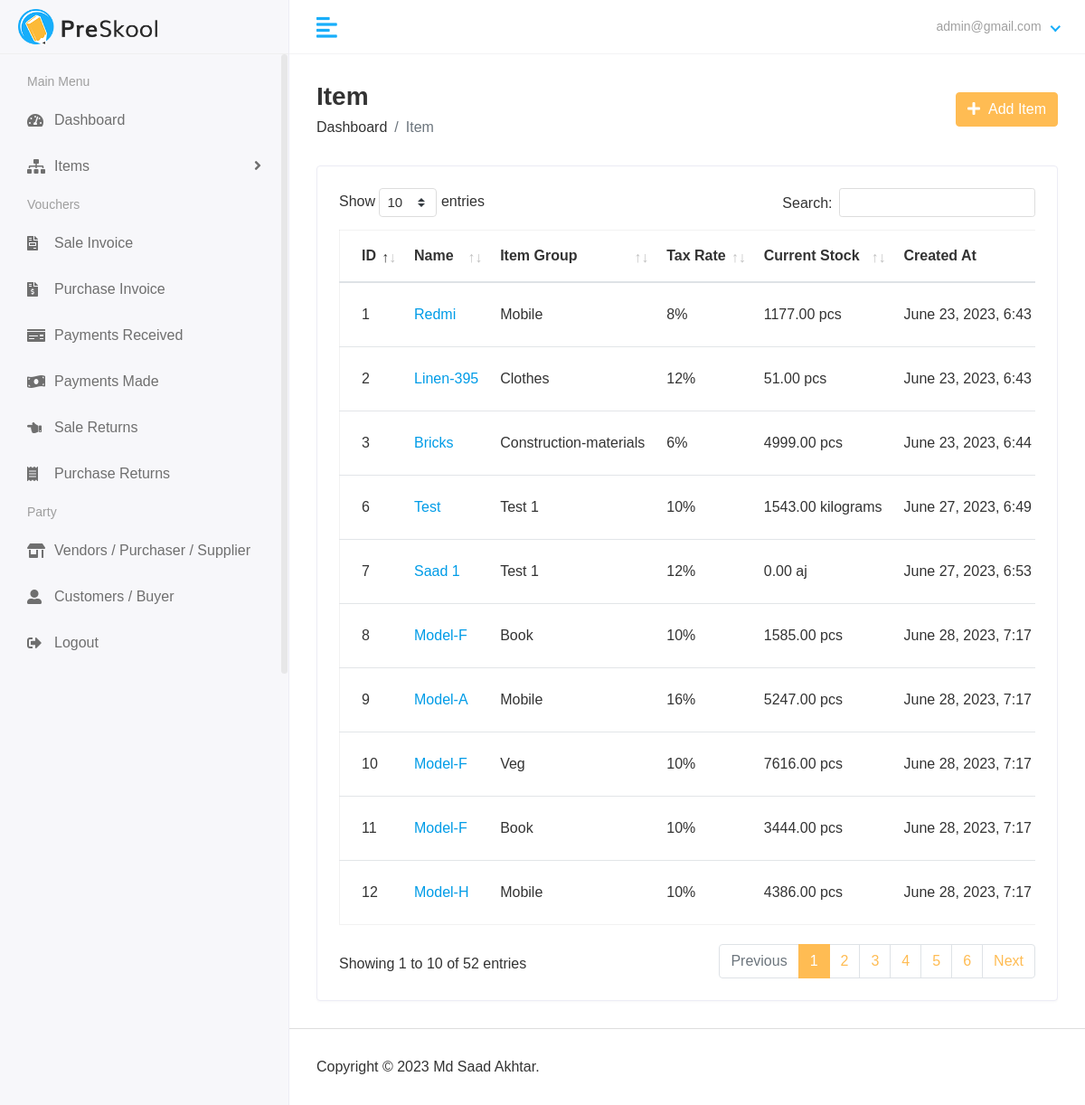
/finance/view_items/ (signed in), run on the app's committed database.
### accounts/models.py (models this page shows)
class CustomUser(AbstractUser):
    def __str__(self):
        return self.email

### finance/models.py (models this page shows, shortened)
class Item(models.Model):
    name = models.CharField(_("name"), max_length=50)
    image = models.ImageField(upload_to="media/item_images",null=True)
    item_group = models.ForeignKey(ItemGroup,on_delete=models.CASCADE)
    hsn_code = models.IntegerField()
    unit = models.CharField(max_length=10)
    unit_plural = models.CharField(max_length=10)
    state_tax_rate = models.IntegerField()
    central_tax_rate = models.IntegerField(default=0)
    integrated_tax_rate = models.IntegerField(default=0)
    current_stock = models.DecimalField(max_digits=10, decimal_places=2)
    rate_change_system = models.IntegerField(choices=RATE_CHANGE_CHOICES,default=2)
    rate = models.DecimalField(max_digits=10, decimal_places=2,default=0)
    min_stock = models.DecimalField(max_digits=10, decimal_places=2,default=decimal.Decimal(0))
    created_at = models.DateTimeField(auto_now_add=True,null = True)
    updated_at = models.DateTimeField(auto_now_add=True,null = True)
    changed_by_user = models.ForeignKey(CustomUser,null=True,on_delete=models.PROTECT)

class ItemGroup(models.Model):
    name = models.CharField(_("name"), max_length=50)
    brand = models.CharField(_("brand"), max_length=50)
    tax_preference = models.IntegerField(choices=TAX_PREFERENCE,default=1)
    inventory = models.IntegerField(choices=INVENTORY_TYPE,default=1)
    created_at = models.DateTimeField(auto_now_add=True,null = True)
    updated_at = models.DateTimeField(auto_now_add=True,null = True)
    changed_by_user = models.ForeignKey(CustomUser,null=True,on_delete=models.PROTECT)

### finance/views.py (the view)
# urls.py: path('view_items/',views.view_items,name="view_items"),
@login_required(login_url="account_login")
def view_items(request):
    if not request.user.has_perm('finance.view_item'):
        return HttpResponse("Permission Error. Sorry You are not authorised to visit this page")
    items = Item.objects.all()
    context = {
        "items":items
    }
    return render(request,"hod/view_items.html", context)

### finance/templates/hod/view_items.html (shortened to what this page needs)
{% extends 'base.html' %} {% block content %}
<div class="main-wrapper">
  <div class="page-wrapper">
    <div class="content container-fluid">
      <div class="page-header">
        <div class="row align-items-center">
          <div class="col">
            <h3 class="page-title">Item</h3>
            <ul class="breadcrumb">
              <li class="breadcrumb-item">
                <a href="{% url 'finance_dashboard' %}">Dashboard</a>
              </li>
              <li class="breadcrumb-item active">Item</li>
            </ul>
          </div>
          <div class="col-auto text-right float-right ml-auto">
            <a href="{% url 'add_items' %}" class="btn btn-primary"
              ><i class="fas fa-plus"></i> &nbsp;Add Item
            </a>
          </div>
        </div>
      </div>
      <div class="row">
        <div class="col-sm-12">
          <div class="card card-table">
            <div class="card-body">
              <div class="table-responsive">
                <table id="table_id" class="table table-hover table-center mb-0">
                    <thead>
                      <tr>
                        <th>ID</th>
                        <th>Name</th>
                        <th>Item Group</th>
                        <th>Tax Rate</th>
                        <th>Current Stock</th>
                        <th>Created At</th>
                      </tr>
                    </thead>
                    <tbody>
                      {% for i in items %}
                      <tr>
                        <td>{{i.id}}</td>
                        <td><a href="{% url 'view_items_id' i.id %}">{{i.name}}</a></td>
                        <td>{{i.item_group.name}}</td>
                        <td>{{i.state_tax_rate}}%</td>
                        <td>{{i.current_stock}}
                            {% if i.current_stock == 1  %}
                                {{i.unit}}
                            {% elif i.current_stock == 0 %}
                                {{i.unit}}
                            {% else %}
                                {{i.unit_plural}}
                            {% endif %}
                        </td>
                        <td>{{i.created_at}}</td>
                      </tr>
                      {% endfor %}
                    </tbody>
                  </table>
              </div>
            </div>
          </div>
        </div>
      </div>
    </div>
    {% endblock content %}

### finance/templates/includes/header.html (shortened to what this page needs)
{% load static %}
<div class="header">
    <div class="header-left">
       <a href="index.html" class="logo">
       <img src="{% static 'assets/img/logo.png' %}" alt="Logo">
       </a>
    </div>
    <a href="javascript:void(0);" id="toggle_btn">
    <i class="fas fa-align-left"></i>
    </a>
    <ul class="nav user-menu">
       <li class="nav-item dropdown has-arrow">
          <a href="#" class="dropdown-toggle nav-link" data-toggle="dropdown">
          <span class="user-img">
            {% if request.user.first_name %}
               {{request.user.first_name}} {{request.user.last_name}}
            {% else %}
               {{request.user}}
            {% endif %}
         </span>
          </a>
       </li>
    </ul>
 </div>

### static/assets/css/style.css (style rules this page uses)
html { height: 100%; }
body { background-color: #fff; color: #333; font-family: 'Poppins', sans-serif; font-size: 1rem; height: 100%; line-height: 1.5; overflow-x: hidden; }
h1, h2, h3, h4, h5, h6 { font-family: 'Poppins', sans-serif; margin-top: 0; }
a { color: #009ce7; }
input, button, a { transition: all 0.4s ease; -moz-transition: all 0.4s ease; -o-transition: all 0.4s ease; -ms-transition: all 0.4s ease; -webkit-transition: all 0.4s ease; }
ul, ol { padding: 0px; list-style: none; }
.table { color: #333; max-width: 100%; margin-bottom: 0; width: 100%; }
.table.dataTable { border-collapse: collapse !important; border: 1px solid rgba(0, 0, 0, 0.05); }
.table thead tr th { font-weight: 600; }
.table tbody tr { border-bottom: 1px solid rgba(0, 0, 0, 0.05); }
.table.table-center td, .table.table-center th { vertical-align: middle; }
.card-table .card-body .table > thead > tr > th { border-top: 0; }
.card-table .card-body .table tr td:first-child, .card-table .card-body .table tr th:first-child { padding-left: 1.5rem; }
.card-table .table td, .card-table .table th { border-top: 1px solid #e2e5e8; padding: 1rem 0.75rem; white-space: nowrap; }
.btn-primary { background-color: #FFBC53; border: 1px solid #FFBC53; }
.card { border: 1px solid #ececf5; box-shadow: 0 1px 3px 0 rgba(0, 0, 0, 0.03); margin-bottom: 1.875rem; }
.card-body { padding: 1.5rem; }
.header { background-color: #fff; border-bottom: 1px solid #f3f3f4; left: 0; position: fixed; right: 0; top: 0; z-index: 1001; height: 60px; }
.header .header-left { float: left; height: 60px; padding: 0 20px; position: relative; width: 320px; z-index: 1; transition: all 0.2s ease-in-out; background-color: #f7f7fa; border-bottom: 1px solid #efefef; border-right: 1px solid #ececf5; display: flex; align-items: center; }
.header .header-left .logo { display: inline-block; line-height: 60px; }
.header .header-left .logo img { max-height: 40px; width: auto; }
.header .dropdown-toggle:after { display: none; }
.header .has-arrow .dropdown-toggle:after { border-top: 0; border-left: 0; border-bottom: 2px solid #18aefa; border-right: 2px solid #18aefa; content: ''; height: 8px; display: inline-block; pointer-events: none; -webkit-transform-origin: 66% 66%; -ms-transform-origin: 66% 66%; transform-origin: 66% 66%; -webkit-transform: rotate(45deg); -ms-transform: rotate(45deg); transform: rotate(45deg); -webkit-transition: all 0.15s ease-in-out; transition: all 0.15s ease-in-out; width: 8px; vertical-align: 0px; }
.user-menu { float: right; margin: 0; position: relative; z-index: 99; padding-right: 15px; }
.user-menu.nav > li > a { color: #a0a0a0; font-size: 14px; line-height: 58px; padding: 0 15px; height: 60px; }
.user-img { margin-right: 3px; position: relative; }
.main-wrapper { width: 100%; height: 100vh; min-height: 100vh; }
.page-wrapper { margin-left: 320px; padding-top: 60px; position: relative; transition: all 0.4s ease; }
.page-wrapper > .content { padding: 1.875rem 1.875rem 0; }
.page-header { margin-bottom: 1.875rem; }
.page-header .breadcrumb { background-color: transparent; color: #6c757d; font-size: 1rem; font-weight: 500; margin-bottom: 0; padding: 0; }
.page-header .breadcrumb a { color: #333; }
.page-title { font-size: 28px; font-weight: 600; color: #333; margin-bottom: 5px; }
@media (min-width: 992px) { #toggle_btn { align-items: center; color: #18aefa; display: inline-flex; float: left; font-size: 26px; height: 60px; justify-content: center; margin-left: 15px; padding: 0 15px; } }

### data on the page
CustomUser: user "admin@gmail.com"
Item: id "1", name "Redmi", item_group.name "Mobile", state_tax_rate "8", current_stock "1177.00", unit_plural "pcs", created_at "June 23, 2023, 6:43…"
Item: id "2", name "Linen-395", item_group.name "Clothes", state_tax_rate "12", current_stock "51.00", unit_plural "pcs", created_at "June 23, 2023, 6:43…"
Item: id "3", name "Bricks", item_group.name "Construction-materials", state_tax_rate "6", current_stock "4999.00", unit_plural "pcs", created_at "June 23, 2023, 6:44…"
Item: id "6", name "Test", item_group.name "Test 1", state_tax_rate "10", current_stock "1543.00", unit_plural "kilograms", created_at "June 27, 2023, 6:49…"
Item: id "7", name "Saad 1", item_group.name "Test 1", state_tax_rate "12", current_stock "0.00", unit "aj", created_at "June 27, 2023, 6:53…"
Item: id "8", name "Model-F", item_group.name "Book", state_tax_rate "10", current_stock "1585.00", unit_plural "pcs", created_at "June 28, 2023, 7:17…"
Item: id "9", name "Model-A", item_group.name "Mobile", state_tax_rate "16", current_stock "5247.00", unit_plural "pcs", created_at "June 28, 2023, 7:17…"
Item: id "10", name "Model-F", item_group.name "Veg", state_tax_rate "10", current_stock "7616.00", unit_plural "pcs", created_at "June 28, 2023, 7:17…"
Item: id "11", name "Model-F", item_group.name "Book", state_tax_rate "10", current_stock "3444.00", unit_plural "pcs", created_at "June 28, 2023, 7:17…"
Item: id "12", name "Model-H", item_group.name "Mobile", state_tax_rate "10", current_stock "4386.00", unit_plural "pcs", created_at "June 28, 2023, 7:17…"
